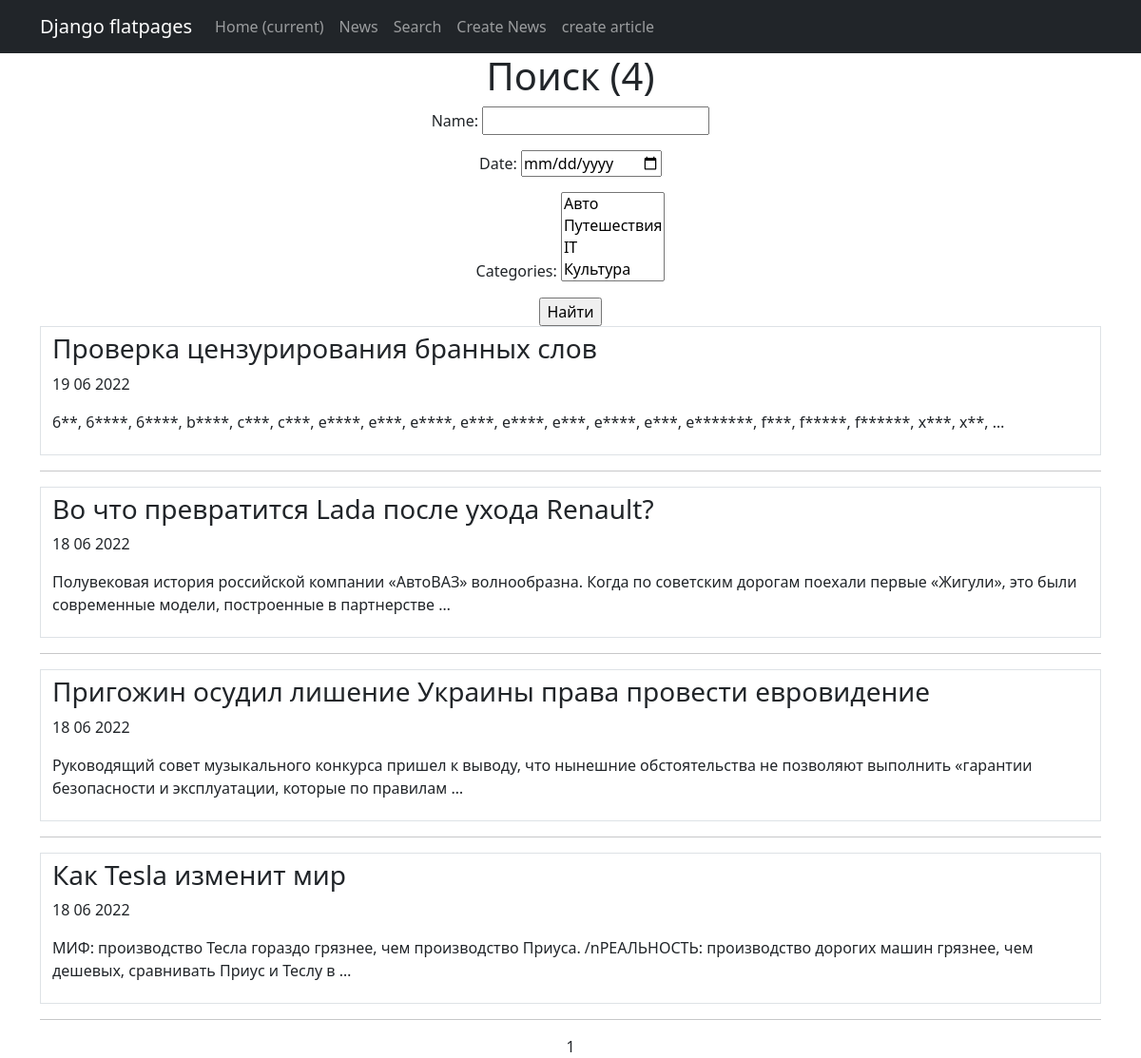
/news/search, run on the app's committed database.
### news/models.py (models this page shows, shortened)
class Post(models.Model):
    author = models.ForeignKey(Author, on_delete=models.CASCADE)
    position = models.CharField(max_length=1, choices=TYPES)
    date = models.DateTimeField(auto_now_add=True)
    categories = models.ManyToManyField('Category', through='PostCategory')
    heading = models.CharField(max_length=255)
    text = models.TextField()
    rating = models.IntegerField(default=0)

### news/views.py (the view)
# urls.py: path('search', SearchNews.as_view()),
class SearchNews(ListView):
    model = Post
    ordering = '-date'
    template_name = 'search.html'
    context_object_name = 'search'
    paginate_by = 10
    def get_queryset(self):
        queryset = super().get_queryset()
        self.filterset = PostFilter(self.request.GET, queryset)
        return self.filterset.qs
    def get_context_data(self, **kwargs):
        context = super().get_context_data(**kwargs)
        context['filterset'] = self.filterset
        return context

### news/models.py (called while the page is built)
    def __str__(self):
        return self.name

### news/templatetags/custom_filters.py (called while the page is built)
@register.filter()
def censor(value):
    if type(value) is str:
        censored_words = CENSORED_WORDS.split(', ')
        censored_string = value.split(' ')
        for i in range(len(censored_string)):
            point = ''
            c_word = censored_string[i]
            if c_word[-1] == ',' or c_word[-1] == '.':
                point = c_word[-1]
                c_word = c_word[:-1]
            if c_word.lower() in censored_words:
                word = f'{c_word[0]}{"*"*(len(c_word) -1)}{point}'
                censored_string.pop(i)
                censored_string.insert(i, word)
    else:
        raise ValueError('Фильтр censor обрабатывает только строки')
    return ' '.join(censored_string)

### templates/search.html (shortened to what this page needs)
{% extends 'flatpages/default.html' %}
{% load custom_filters %}
{% load custom_tags %}
{% block content %}
    <h1>Поиск ({{search|length}})</h1>
    <form action="" method="get">
        {{ filterset.form.as_p }}
        <input type="submit" value="Найти" />
    </form>
    {% if search %}
        {% for article in search %}
        <a class="page-link text-dark text-start" href="/news/{{article.id}}">
            <h3>{{ article.heading|censor }}</h3>
            <p>{{article.date|date:"d m Y"}}</p>
            <p>{{ article.text|censor |truncatewords:20}}</p>
        </a>
        <hr>
        {% endfor %}
    {% else %}
        <h1>Введите запрос</h1>
    {% endif %}
        {{ page_obj.number }}
{% endblock content %}

### data on the page
Post: heading|censor "Проверка цензурирования бранных слов", date "19 06 2022", text|censor "6**, 6****, 6****, b****, c***, c***, e****, e***, e****, e***, e****, e***, e****, e***, e*******, f***, f*****, f******, x***, x**, …"
Post: heading|censor "Во что превратится Lada после ухода Renault?", date "18 06 2022", text|censor "Полувековая история российской компании «АвтоВАЗ» волнообразна. Когда по советским дорогам поехали первые «Жигули», это были современные модели, построенные в партнерстве …"
Post: heading|censor "Пригожин осудил лишение Украины права провести евровидение", date "18 06 2022", text|censor "Руководящий совет музыкального конкурса пришел к выводу, что нынешние обстоятельства не позволяют выполнить «гарантии безопасности и эксплуатации, которые по правилам …"
Post: heading|censor "Как Tesla изменит мир", date "18 06 2022", text|censor "МИФ: производство Тесла гораздо грязнее, чем производство Приуса. /nРЕАЛЬНОСТЬ: производство дорогих машин грязнее, чем дешевых, сравнивать Приус и Теслу в …"

### other printed values
{{ search|length }} "4"
{{ page_obj.number }} "1"
